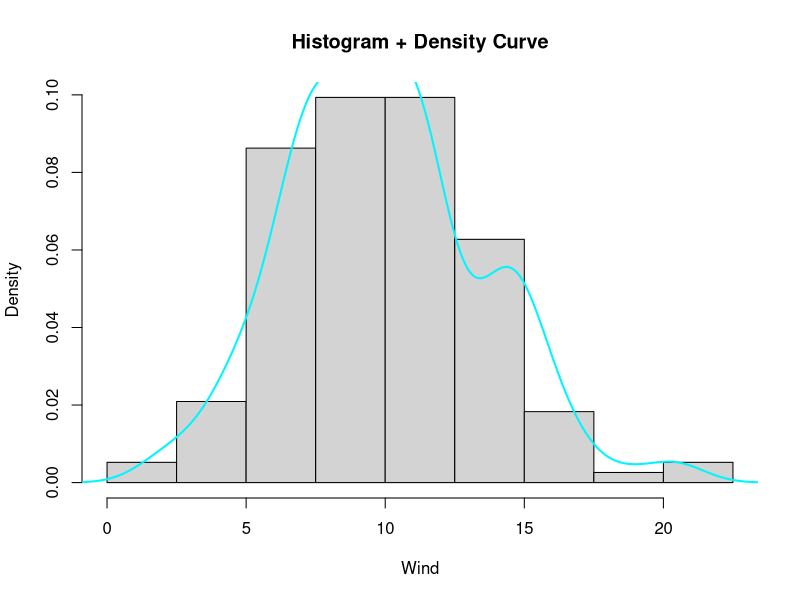
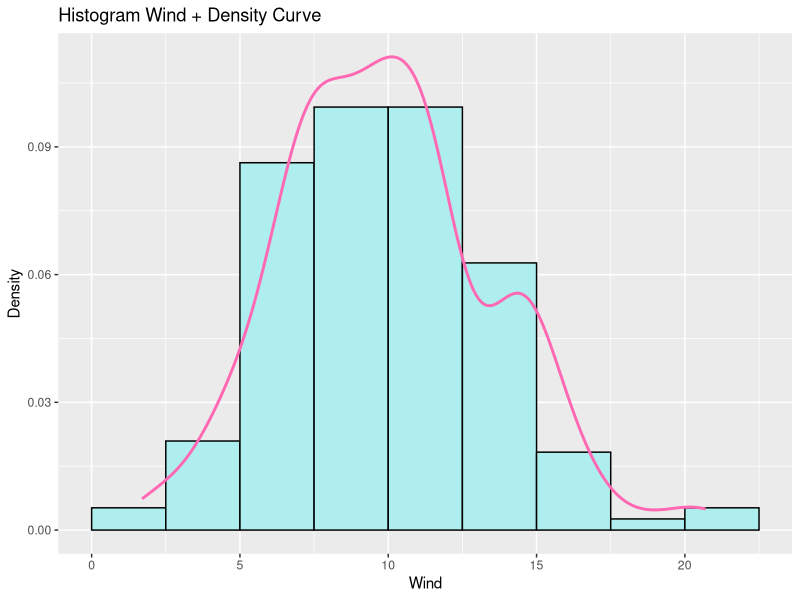
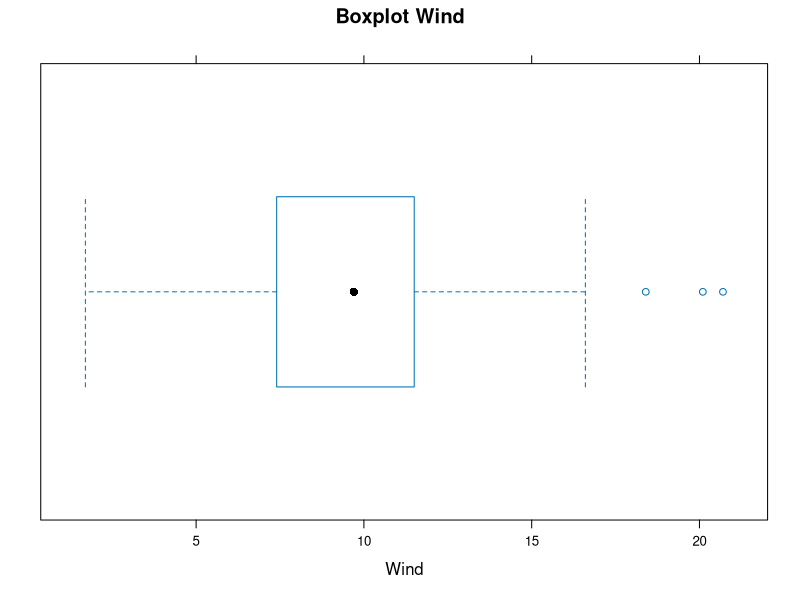
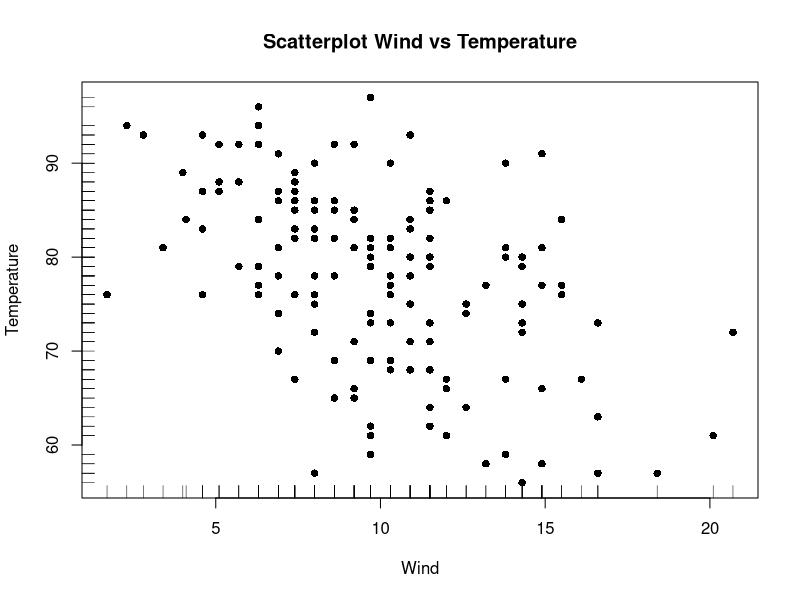

Reproduce these figures in R, in order.
data("airquality")
airquality

# 1. Histogram dengan density
hist(airquality$Wind,
     breaks = 0 + (0:9) * 2.5,
     probability = TRUE,
     xlab = "Wind",
     main = "Histogram + Density Curve")

# Estimasi kepadatan
dens <- density(airquality$Wind, na.rm = TRUE)

# Tambahkan garis kepadatan
lines(dens, col = "turquoise1", lwd = 2)

# 1. Histogram menggunakan paket ggplot
library(ggplot2)

ggplot(airquality, aes(x = Wind)) +
  geom_histogram(aes(y = after_stat(density)),
                 binwidth = 2.5,
                 boundary = 0,
                 fill = "paleturquoise",
                 color = "black") +
  geom_density(color = "hotpink", linewidth = 1) +
  labs(
    title = "Histogram Wind + Density Curve",
    x = "Wind",
    y = "Density"
  )


# 2. Stem-and-leaf plot
stem(airquality$Wind)


# 2. Boxplot dengan lattice
library(lattice)
bwplot(~ Wind, data = airquality,
       main = "Boxplot Wind",
       xlab = "Wind")

# 3. Scatterplot 
xrange <- range(airquality$Wind, na.rm = TRUE)
yrange <- range(airquality$Temp, na.rm = TRUE)

plot(Temp ~ Wind, data = airquality,
     xlim = xrange,ylim = yrange,
     pch = 16,
     main = "Scatterplot Wind vs Temperature",
     xlab = "Wind",
     ylab = "Temperature")

# Rug plot pada sumbu X
rug(airquality$Wind)

# Rug plot pada sumbu Y
rug(airquality$Temp, side = 2)
